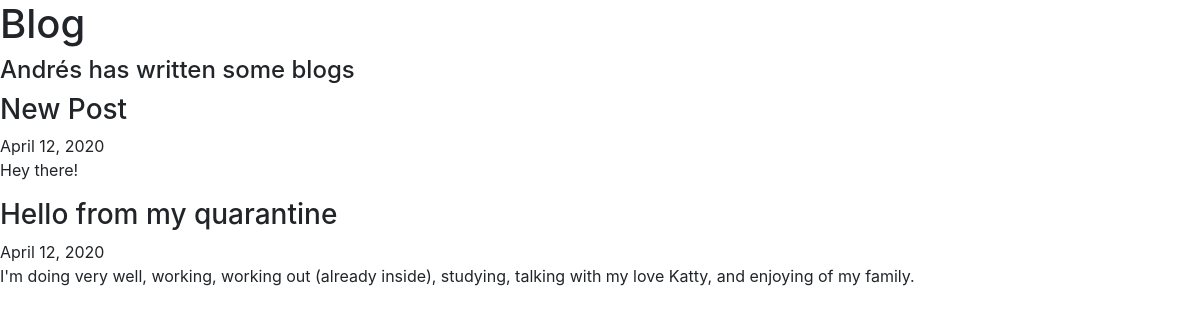
Screenshot of /blog/ with the database file from the repository.
### blog/models.py (models this page shows)
class Blog(models.Model):
    title = fields.CharField(max_length=100)
    date = fields.DateField(auto_now_add=True)
    content = fields.TextField(default='no content for this entry')

### blog/views.py (the view)
# urls.py: path('',views.all_blogs,name='all_blogs'),
def all_blogs(request):
    blogs = Blog.objects.all()
    return render(request,'blog/all_blogs.html',{'blogs':blogs})

### blog/templates/blog/all_blogs.html (shortened to what this page needs)
<link rel="stylesheet" href="https://stackpath.bootstrapcdn.com/bootstrap/4.4.1/css/bootstrap.min.css">
<H1>Blog</H1>
<H4>Andrés has written some blogs</h4>
{% for blog in blogs %}
<h3>{{ blog.title }}</h3>
{{ blog.date }}<br/>
<p>{{ blog.content }}</p>
{% endfor %}

### rows the page displays
Blog: title "New Post", date "April 12, 2020", content "Hey there!"
Blog: title "Hello from my quarantine", date "April 12, 2020", content "I'm doing very well, working, working out (already inside), studying, talking with my love Katty, and enjoying of my family."
